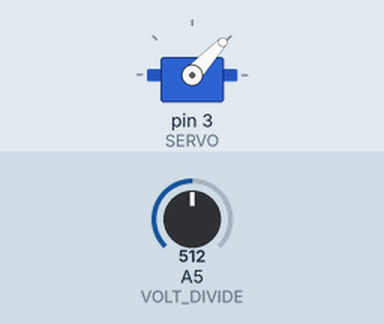
Recording of a sketch running on a simulated Arduino Uno, built with avr-gcc and run on an emulated ATmega328P. Parts: servo. Inputs (shaded band) come from the test bench; at power-on: A5 (VOLT_DIVIDE) = 512.

Above: at 1.2 s.
1.3 s: A5 (VOLT_DIVIDE) set to 716
At 1.9 s:
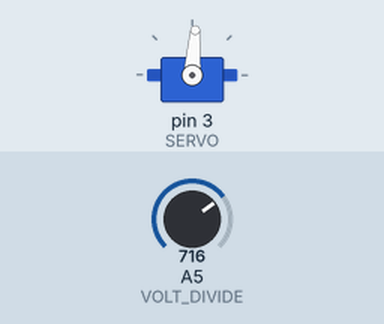
2.8 s: A5 (VOLT_DIVIDE) set to 900
At 3.1 s:
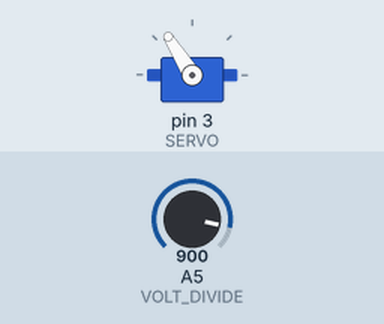
4.3 s: A5 (VOLT_DIVIDE) set to 1023
At 5.4 s:
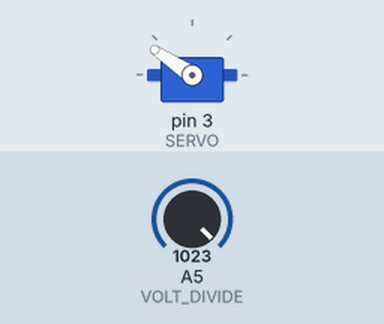
5.8 s: A5 (VOLT_DIVIDE) set to 306
At 6.6 s:
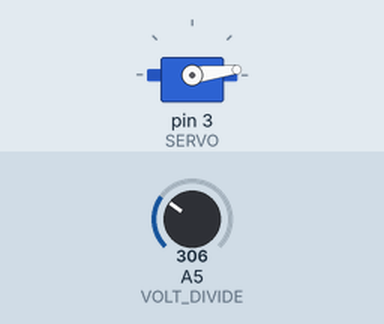
7.3 s: A5 (VOLT_DIVIDE) set to 122
At 7.7 s:
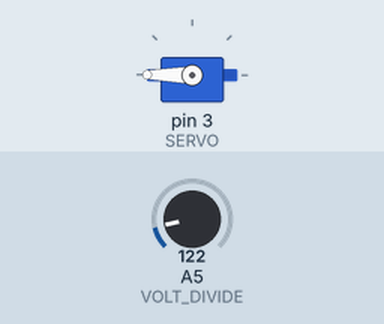
Timing chart, 0 to 9.8 s (numbered marks = the images above; inputs shaded):
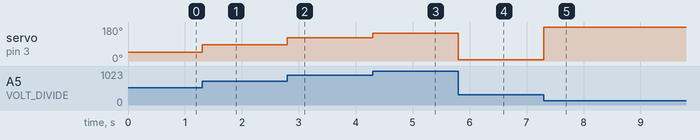

Measured:
- after the input at 1.3 s, servo on pin 3 (SERVO): 47° → 86° at once
- after the input at 2.8 s, servo on pin 3 (SERVO): 86° → 122° at once
- after the input at 4.3 s, servo on pin 3 (SERVO): 122° → 146° at once
- after the input at 5.8 s, servo on pin 3 (SERVO): 146° → 7° at once
- after the input at 7.3 s, servo on pin 3 (SERVO): 7° → 180° at once

The sketch:

potentiometer_servo.ino
```cpp
// This program allows us to control the rate at which the Servo rotates by twisting the potentiometer

#include <Servo.h>

Servo SERVO;
int VOLT_DIVIDE = A5;
int v = 0;

void setup() {
  // put your setup code here, to run once:
  SERVO.attach(3);
  pinMode(VOLT_DIVIDE, INPUT);
}

void loop() {
  // put your main code here, to run repeatedly:
  v = analogRead(VOLT_DIVIDE);
  SERVO.write(v*2);
}
```
